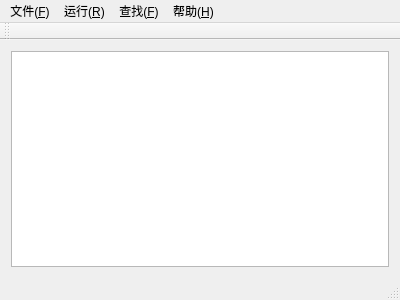
<?xml version="1.0" encoding="UTF-8"?>
<ui version="4.0">
 <class>MainWindow</class>
 <widget class="QMainWindow" name="MainWindow">
  <property name="geometry">
   <rect>
    <x>0</x>
    <y>0</y>
    <width>400</width>
    <height>300</height>
   </rect>
  </property>
  <property name="windowTitle">
   <string>MainWindow</string>
  </property>
  <widget class="QWidget" name="centralWidget">
   <layout class="QGridLayout" name="gridLayout">
    <item row="0" column="0">
     <widget class="QTextEdit" name="textEdit"/>
    </item>
   </layout>
  </widget>
  <widget class="QToolBar" name="mainToolBar">
   <attribute name="toolBarArea">
    <enum>TopToolBarArea</enum>
   </attribute>
   <attribute name="toolBarBreak">
    <bool>false</bool>
   </attribute>
  </widget>
  <widget class="QStatusBar" name="statusBar"/>
  <widget class="QMenuBar" name="menuBar">
   <property name="geometry">
    <rect>
     <x>0</x>
     <y>0</y>
     <width>400</width>
     <height>23</height>
    </rect>
   </property>
   <widget class="QMenu" name="menuEImC">
    <property name="title">
     <string>文件(&amp;F)</string>
    </property>
    <addaction name="action"/>
    <addaction name="separator"/>
    <addaction name="action_2"/>
    <addaction name="separator"/>
    <addaction name="action_C"/>
    <addaction name="separator"/>
    <addaction name="action_S"/>
    <addaction name="separator"/>
    <addaction name="action_A"/>
    <addaction name="separator"/>
    <addaction name="action_X"/>
   </widget>
   <widget class="QMenu" name="menu">
    <property name="title">
     <string>运行(&amp;R)</string>
    </property>
    <addaction name="action_R"/>
   </widget>
   <widget class="QMenu" name="menu_2">
    <property name="title">
     <string>帮助(&amp;H)</string>
    </property>
    <addaction name="action_H"/>
   </widget>
   <widget class="QMenu" name="menu_3">
    <property name="title">
     <string>查找(&amp;F)</string>
    </property>
    <addaction name="action_F"/>
   </widget>
   <addaction name="menuEImC"/>
   <addaction name="menu"/>
   <addaction name="menu_3"/>
   <addaction name="menu_2"/>
  </widget>
  <action name="action">
   <property name="text">
    <string>新建(&amp;N)</string>
   </property>
   <property name="shortcut">
    <string>Ctrl+N</string>
   </property>
  </action>
  <action name="action_2">
   <property name="text">
    <string>打开(&amp;O)</string>
   </property>
   <property name="shortcut">
    <string>Ctrl+O</string>
   </property>
  </action>
  <action name="action_C">
   <property name="text">
    <string>关闭(&amp;C)</string>
   </property>
   <property name="shortcut">
    <string>Ctrl+C</string>
   </property>
  </action>
  <action name="action_S">
   <property name="text">
    <string>保存(&amp;S)</string>
   </property>
   <property name="shortcut">
    <string>Ctrl+S</string>
   </property>
  </action>
  <action name="action_A">
   <property name="text">
    <string>另存为(&amp;A)</string>
   </property>
   <property name="shortcut">
    <string>Ctrl+A</string>
   </property>
  </action>
  <action name="action_X">
   <property name="text">
    <string>退出(&amp;X)</string>
   </property>
   <property name="shortcut">
    <string>Ctrl+X</string>
   </property>
  </action>
  <action name="action_F">
   <property name="text">
    <string>查找(&amp;F)</string>
   </property>
   <property name="shortcut">
    <string>Ctrl+F</string>
   </property>
  </action>
  <action name="action_R">
   <property name="text">
    <string>运行(&amp;R)</string>
   </property>
   <property name="shortcut">
    <string>Ctrl+R</string>
   </property>
  </action>
  <action name="action_H">
   <property name="text">
    <string>帮助(&amp;H)</string>
   </property>
   <property name="shortcut">
    <string>Ctrl+H</string>
   </property>
  </action>
 </widget>
 <layoutdefault spacing="6" margin="11"/>
 <resources/>
 <connections/>
</ui>
